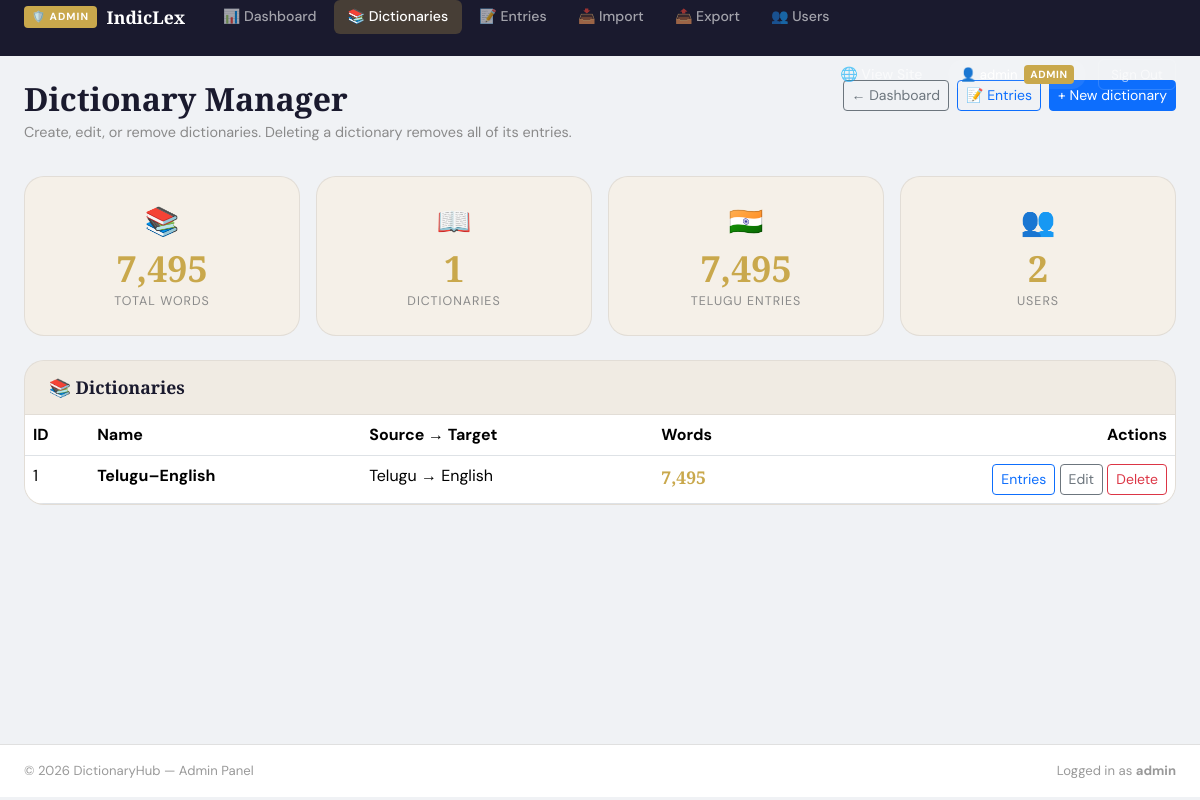
Page /index.php?page=admin_dictionaries (signed in) on the earlier database version.
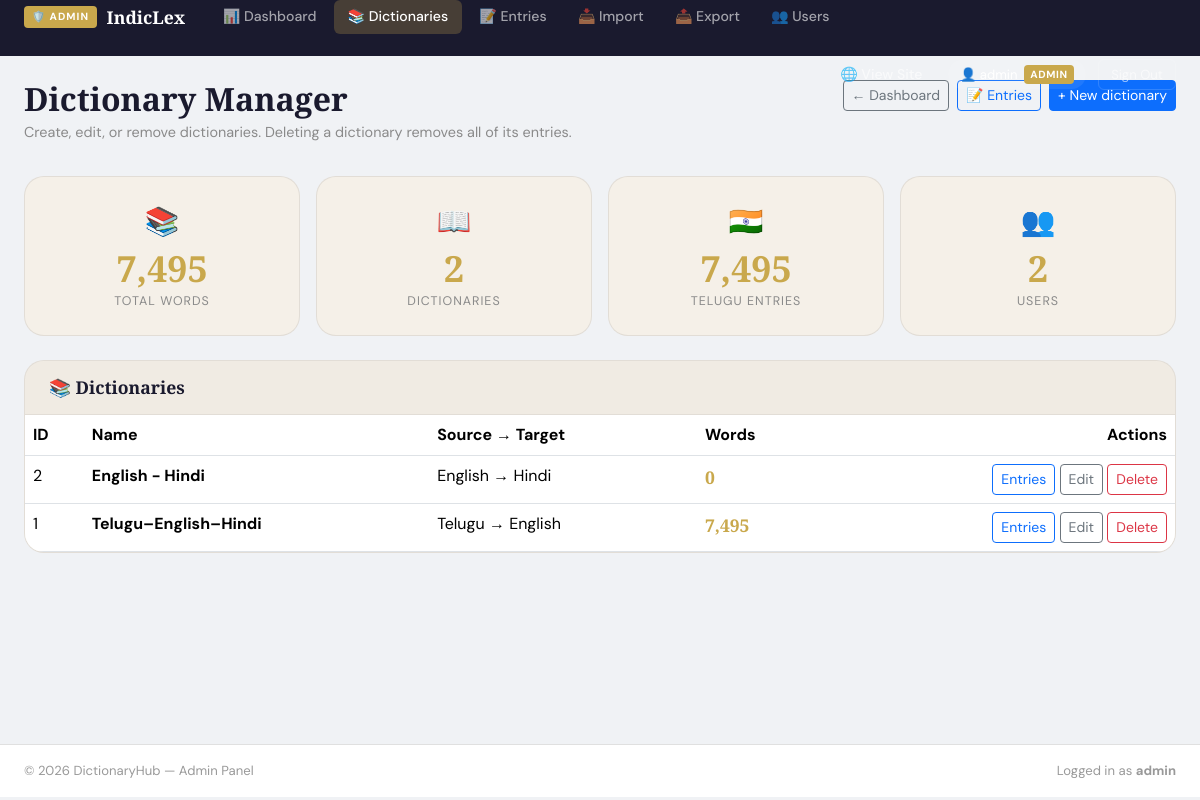
Same page on the later database version.
### tables this page shows
CREATE TABLE `dictionaries` (
  `id` int(10) UNSIGNED NOT NULL,
  `name` varchar(255) NOT NULL,
  `description` text DEFAULT NULL,
  `source_lang` varchar(50) NOT NULL DEFAULT 'Telugu',
  `target_lang` varchar(50) NOT NULL DEFAULT 'English',
  `created_by` int(10) UNSIGNED DEFAULT NULL,
  `created_at` timestamp NOT NULL DEFAULT current_timestamp()
);

### includes/admin_stats_data.php (called while the page is built, shortened)
<?php
$r = $db->query("SELECT COUNT(*) AS total FROM dictionary_entries");
if ($r) {
    $total_words = (int) $r->fetch_assoc()['total'];
}
$r = $db->query("SELECT COUNT(*) AS total FROM dictionaries");
if ($r) {
    $total_dicts = (int) $r->fetch_assoc()['total'];
}
$r = $db->query("SELECT COUNT(*) AS total FROM users");
if ($r) {
    $total_users = (int) $r->fetch_assoc()['total'];
}
$r = $db->query("SELECT COUNT(*) AS total FROM dictionary_entries WHERE telugu != '' AND telugu IS NOT NULL");
if ($r) {
    $with_telugu = (int) $r->fetch_assoc()['total'];
}

### pages/admin_dictionaries.php (the view, shortened to what the changed rows need)
<?php
require_once __DIR__ . '/../includes/db.php';
require_once __DIR__ . '/../includes/admin_stats_data.php';
$dict_rows = [];
$r = $db->query("
    SELECT d.id, d.name, d.description, d.source_lang, d.target_lang, d.created_at,
           COUNT(de.id) AS word_count
    FROM dictionaries d
    LEFT JOIN dictionary_entries de ON de.dictionary_id = d.id
    GROUP BY d.id, d.name, d.description, d.source_lang, d.target_lang, d.created_at
    ORDER BY d.name ASC
");
if ($r) {
    while ($row = $r->fetch_assoc()) {
        $dict_rows[] = $row;
    }
}
?>
<div class="admin-wrap">
  <div class="container-fluid px-4 py-4">
    <div class="admin-page-header">
      <div>
        <h1 class="admin-title">Dictionary Manager</h1>
        <p class="admin-subtitle">Create, edit, or remove dictionaries. Deleting a dictionary removes all of its entries.</p>
      </div>
      <div class="d-flex flex-wrap gap-2">
        <a href="index.php?page=admin_dashboard" class="btn btn-outline-secondary btn-sm">← Dashboard</a>
        <a href="index.php?page=admin_entries" class="btn btn-outline-primary btn-sm">📝 Entries</a>
        <button type="button" class="btn btn-primary btn-sm" data-bs-toggle="modal" data-bs-target="#dictModal" id="btnNewDict">+ New dictionary</button>
      </div>
    </div>
    <?php require __DIR__ . '/../includes/admin_stats_cards.php'; ?>
    <div class="admin-card">
      <div class="admin-card-header d-flex justify-content-between align-items-center">
        <h5 class="mb-0">📚 Dictionaries</h5>
      </div>
      <div class="admin-card-body p-0">
        <div class="table-responsive">
          <table class="table table-hover mb-0">
            <thead>
              <tr>
                <th>ID</th>
                <th>Name</th>
                <th>Source → Target</th>
                <th>Words</th>
                <th class="text-end">Actions</th>
              </tr>
            </thead>
            <tbody>
              <?php foreach ($dict_rows as $d): ?>
                <tr data-id="<?php echo (int) $d['id']; ?>"
                    data-name="<?php echo htmlspecialchars($d['name'], ENT_QUOTES); ?>"
                    data-description="<?php echo htmlspecialchars((string) $d['description'], ENT_QUOTES); ?>"
                    data-source-lang="<?php echo htmlspecialchars($d['source_lang'], ENT_QUOTES); ?>"
                    data-target-lang="<?php echo htmlspecialchars($d['target_lang'], ENT_QUOTES); ?>">
                  <td><?php echo (int) $d['id']; ?></td>
                  <td><strong><?php echo htmlspecialchars($d['name']); ?></strong></td>
                  <td><?php echo htmlspecialchars($d['source_lang']); ?> → <?php echo htmlspecialchars($d['target_lang']); ?></td>
                  <td><span class="admin-word-count"><?php echo number_format((int) $d['word_count']); ?></span></td>
                  <td class="text-end text-nowrap">
                    <a class="btn btn-sm btn-outline-primary" href="index.php?page=admin_entries&amp;dictionary_id=<?php echo (int) $d['id']; ?>">Entries</a>
                    <button type="button" class="btn btn-sm btn-outline-secondary btn-edit-dict">Edit</button>
                    <button type="button" class="btn btn-sm btn-outline-danger btn-del-dict">Delete</button>
                  </td>
                </tr>
              <?php endforeach; ?>
            </tbody>
          </table>
        </div>
      </div>
    </div>
  </div>
</div>

### includes/admin_stats_cards.php (shortened to what the changed rows need)
<div class="row g-3 mb-4 admin-stats-cards" id="admin-stats-cards">
  <div class="col-6 col-md-3">
    <div class="admin-stat-card">
      <div class="admin-stat-icon">📚</div>
      <div class="admin-stat-num" id="stat-total-words"><?php echo number_format($total_words); ?></div>
      <div class="admin-stat-label">Total Words</div>
    </div>
  </div>
  <div class="col-6 col-md-3">
    <div class="admin-stat-card">
      <div class="admin-stat-icon">📖</div>
      <div class="admin-stat-num" id="stat-total-dicts"><?php echo number_format($total_dicts); ?></div>
      <div class="admin-stat-label">Dictionaries</div>
    </div>
  </div>
  <div class="col-6 col-md-3">
    <div class="admin-stat-card">
      <div class="admin-stat-icon">🇮🇳</div>
      <div class="admin-stat-num" id="stat-with-telugu"><?php echo number_format($with_telugu); ?></div>
      <div class="admin-stat-label">Telugu Entries</div>
    </div>
  </div>
  <div class="col-6 col-md-3">
    <div class="admin-stat-card">
      <div class="admin-stat-icon">👥</div>
      <div class="admin-stat-num" id="stat-total-users"><?php echo number_format($total_users); ?></div>
      <div class="admin-stat-label">Users</div>
    </div>
  </div>
</div>

Differences in the rows shown:
added dictionaries: id "2", name "English - Hindi", source_lang "English", target_lang "Hindi", word_count "0"
changed dictionaries "Telugu": name "Telugu–English" → "Telugu–English–Hindi"
Other differences:
$total_dicts: "1" → "2"
